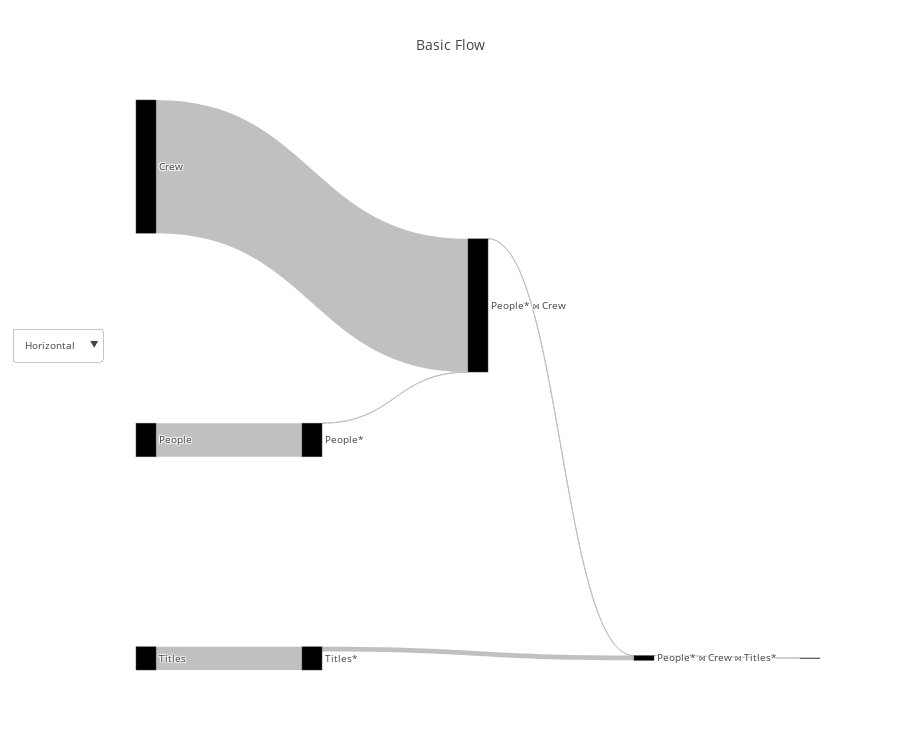

Source (notebook cell):
### Code cell
query_renderer.vizualize(flow_df, title="Basic Flow", metrics=["actual_rows"], open_=False)

### Figure 1 — Plotly figure (JSON) as saved in the notebook; plotly's stock layout.template omitted (floating-point values rounded to 4 significant figures)
{"data": [{"link": {"color": ["silver", "silver", "silver", "silver", "silver", "silver", "silver"], "label": ["", "Filter condition: (people.name = ANY ('{\"Owen Wilson\",\"Adam Sandler\",\"Jason Segel\"}'::text[]))", "", "Hash Cond ('Inner', '(crew.person_id = people.person_id)')", "", "Filter condition: (titles.genres ~~* '%Comedy%'::text)", "Hash Cond ('Inner', '(titles.title_id = crew.title_id)')"], "source": [0, 1, 2, 3, 4, 5, 6], "target": [1, 3, 3, 6, 5, 6, 7], "value": [3446261, 3, 13651901, 565, 2379234, 489076, 186]}, "node": {"color": [null, null, null, null, null, null, null], "label": ["People", "People*", "Crew", "People* ⋈ Crew", "Titles", "Titles*", "People* ⋈ Crew ⋈ Titles*"], "pad": 200}, "orientation": "h", "type": "sankey", "valueformat": ",", "valuesuffix": [" Rows", " Rows", " Rows", " Rows", " Rows", " Rows", " Rows"]}], "layout": {"font": {"size": 10}, "height": 750, "title": "Basic Flow", "updatemenus": [{"buttons": [{"args": ["orientation", "h"], "label": "Horizontal", "method": "restyle"}, {"args": ["orientation", "v"], "label": "Vertical", "method": "restyle"}], "y": 0.6}]}}
